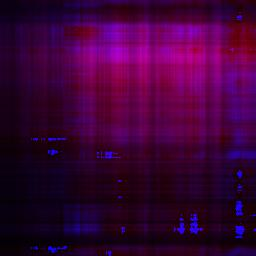
#> input picture Imagenes_comprimidas/0.75/1052586928_366c5255b8_c.jpg, 256 x 256 px, given as the content of the folder C:/Users/afrincon/OneDrive - Asesoftware S.A.S/Documentos, which was not available; the run also reads 1 picture not shown here
$ jupyter execute Image_Compression.ipynb   (text cells are left out)
#> lines starting #> are read from the running program, lines starting #| are printed output that depends on the picture; pictures that were not available may be replaced by others from this repository, and a replacement may not be noted
[cell 1]
from matplotlib.image import imread
import matplotlib.pyplot as plt
from scipy.linalg import svd
from skimage import io
from PIL import Image
import numpy as np
import time
import os
plt.rcParams["figure.figsize"]=[16,8]

[cell 2]
new_dir = "C:/Users/afrincon/OneDrive - Asesoftware S.A.S/Documentos"
os.chdir(new_dir)
img = Image.open('computational_linear_algebra/flowers/astilbe/22085360_5eb0196960_c.jpg')
#imggray = img.convert('LA')
plt.figure(figsize=(9, 6))
plt.imshow(img)

[cell 3]
# Load the image
img = io.imread('computational_linear_algebra/flowers/astilbe/22085360_5eb0196960_c.jpg', as_gray=True)
#> img: shape (256, 256) float64; every value is 0
# Realizar la descomposición SVD
U, S, V = svd(img)
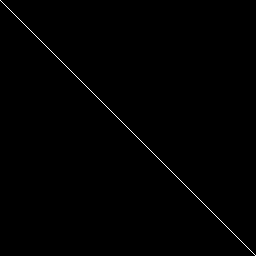
#> U: shape (256, 256) float64; values 0 (black) and 1 (white), 0.39% white in thin lines or dots
#> S = 256 values from 0 to 0
# Calcular la cantidad de energía retenida por cada valor singular
energy = (S ** 2) / (S ** 2).sum()

# Graficar la cantidad de energía retenida en función del número de valores singulares
plt.plot(np.cumsum(energy))
plt.xlabel('Número de valores singulares')
plt.ylabel('Energía retenida')
plt.title('Método del codo')
plt.show()
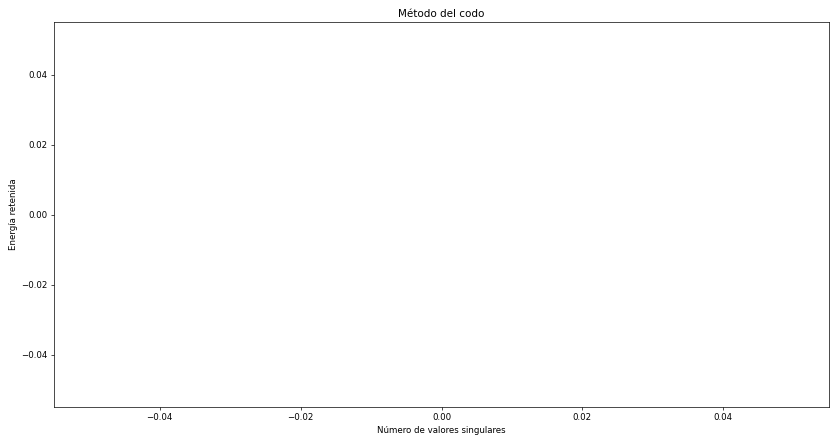
#> figure drawn by matplotlib, 1 panel
#En este código, se utiliza la función svd de Scipy para realizar la descomposición SVD de la imagen. Luego, se calcula la cantidad de energía retenida por cada valor singular dividiendo cada valor singular al cuadrado por la suma de todos los valores singulares al cuadrado. Finalmente, se grafica la cantidad de energía retenida en función del número de valores singulares y se busca el "codo" en el gráfico para seleccionar el número óptimo de valores singulares para la compresión.


plt.imshow(img, interpolation = "none", cmap = "gray")
plt.show()

[cell 4]
# open the image and return 3 matrices, each corresponding to one channel (R, G and B channels)
def get_color_matrices(imagePath):
#> called with imagePath = '1052586928_366c5255b8_c.jpg'
    original_image = Image.open(imagePath)
#> original_image is the input picture: PIL image 256x256 RGB; mean R, G, B 59.2, 0.8, 54.7
    img_array = np.array(original_image)
    array_red = img_array[:, :, 0]
    array_green = img_array[:, :, 1]
    array_blue = img_array[:, :, 2]
    return [array_red , array_green, array_blue, original_image]


# compress the matrix of a single channel
def compressSingleChannel(channelDataMatrix,list_porcentages):
    U, S, V = np.linalg.svd(channelDataMatrix)
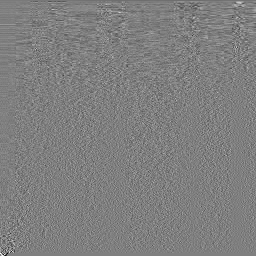
#> V: shape (256, 256) float64; min -0.612, max 0.612, mean -0.000139; drawn with min black and max white
#> S = 256 values, max 18415.8 at index 0, min 1.84e-12 at index 254, mean 94.06
    diagonal=np.diagflat(S)
    energy = (S ** 2) / (S ** 2).sum()
#> energy = 256 values, max 0.999 at index 0, min 9.94e-33 at index 254, mean 0.00391
    cum_energy=np.cumsum(energy)
#> cum_energy = 256 values from 0.999 to 1
    index_values=np.searchsorted(cum_energy, list_porcentages)
#> index_values = [0, 0, 0, 0, 46]
    matrix_colors=[]
    dimension=[]
    for k in index_values:
        aChannelCompressed=U[:,:k] @ diagonal[:k,:k] @ V[:k,:]
        aChannelCompressed=aChannelCompressed.astype("uint8")
        matrix_colors.append(aChannelCompressed)
        dimension.append(k)
#> this loop made 5 passes
#> k on passes 2 to 5: 0, 0, 0, 46
#> after the loop, dimension = [0, 0, 0, 0, 46]; matrix_colors = 5 items
    return matrix_colors,dimension


def classsify_img(name_picture):
    new_dir = "C:/Users/afrincon/OneDrive - Asesoftware S.A.S/Documentos/computational_linear_algebra/flowers/astilbe/"
    list_porcentages=[0.75,0.9,0.95,0.99,0.9999]
    os.chdir(new_dir)
    array_red, array_green, array_blue, originalImage = get_color_matrices(name_picture)
    aRedCompressed,index_red = compressSingleChannel(array_red,list_porcentages)
#> aRedCompressed = 5 items; index_red = [0, 0, 0, 0, 46]
    aGreenCompressed,index_green = compressSingleChannel(array_green,list_porcentages)
#> in compressSingleChannel (call 2), `U, S, V = np.linalg.svd(channelDataMatrix)`:
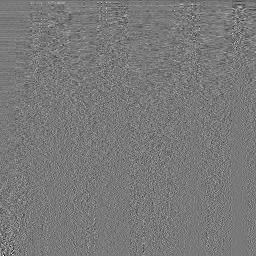
#> V: shape (256, 256) float64; min -0.53, max 0.581, mean -7.72e-05; drawn with min black and max white
#> in compressSingleChannel (call 2), `U, S, V = np.linalg.svd(channelDataMatrix)`: S = 256 values, max 279.7 at index 0, min 0.00445 at index 255, mean 13.77
#> in compressSingleChannel (call 2), `energy = (S ** 2) / (S ** 2).sum()`: energy = 256 values, max 0.41 at index 0, min 1.04e-10 at index 255, mean 0.00391
#> in compressSingleChannel (call 2), `cum_energy=np.cumsum(energy)`: cum_energy = 256 values from 0.41 to 1
#> in compressSingleChannel (call 2), `index_values=np.searchsorted(cum_energy, list_porcentages)`: index_values = [15, 39, 60, 114, 218]
#> the loop in compressSingleChannel (call 2), `for k in index_values:` made 5 passes
#> k on passes 1 to 5: 15, 39, 60, 114, 218
#> pass 1, in compressSingleChannel (call 2), `aChannelCompressed=U[:,:k] @ diagonal[:k,:k] @ V[:k,:]`:
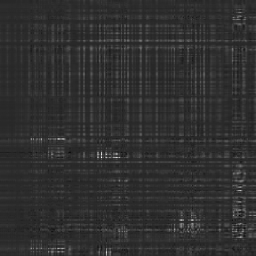
#> aChannelCompressed: shape (256, 256) float64; min -5.06, max 26.04, mean 0.8; drawn with min black and max white
#> pass 2, in compressSingleChannel (call 2), `aChannelCompressed=U[:,:k] @ diagonal[:k,:k] @ V[:k,:]`:
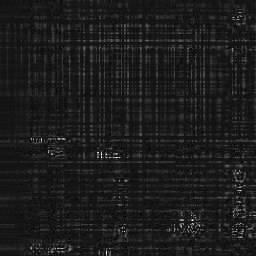
#> aChannelCompressed: shape (256, 256) float64; min -2.23, max 25.1, mean 0.8; drawn with min black and max white
#> aGreenCompressed = 5 items; index_green = [15, 39, 60, 114, 218]
    aBlueCompressed,index_blue = compressSingleChannel(array_blue,list_porcentages)
#> in compressSingleChannel (call 3), `U, S, V = np.linalg.svd(channelDataMatrix)`:
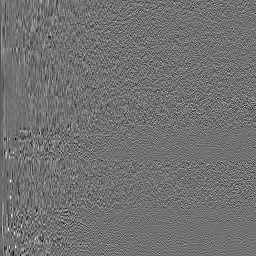
#> U: shape (256, 256) float64; min -0.374, max 0.459, mean -0.000256; drawn with min black and max white
#> in compressSingleChannel (call 3), `U, S, V = np.linalg.svd(channelDataMatrix)`:
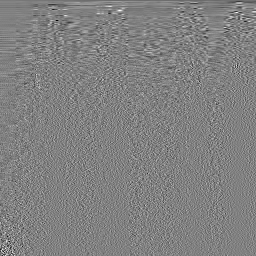
#> V: shape (256, 256) float64; min -0.46, max 0.447, mean -0.000295; drawn with min black and max white
#> in compressSingleChannel (call 3), `U, S, V = np.linalg.svd(channelDataMatrix)`: S = 256 values, max 16026.2 at index 0, min 0.00562 at index 255, mean 162
#> in compressSingleChannel (call 3), `energy = (S ** 2) / (S ** 2).sum()`: energy = 256 values, max 0.879 at index 0, min 1.08e-13 at index 255, mean 0.00391
#> in compressSingleChannel (call 3), `cum_energy=np.cumsum(energy)`: cum_energy = 256 values from 0.879 to 1
#> in compressSingleChannel (call 3), `index_values=np.searchsorted(cum_energy, list_porcentages)`: index_values = [0, 1, 3, 7, 65]
#> the loop in compressSingleChannel (call 3), `for k in index_values:` made 5 passes
#> k on passes 4 to 5: 7, 65
#> pass 3, in compressSingleChannel (call 3), `aChannelCompressed=U[:,:k] @ diagonal[:k,:k] @ V[:k,:]`:
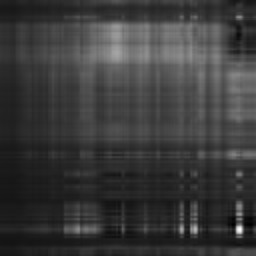
#> aChannelCompressed: shape (256, 256) float64; min -21.42, max 307, mean 54.6; drawn with min black and max white
#> aBlueCompressed = 5 items; index_blue = [0, 1, 3, 7, 65]
    list_porcentages=[0.75,0.9,0.95,0.99,0.9999]
    for index_matrix in range(len(aRedCompressed)):
        imr = Image.fromarray(aRedCompressed[index_matrix], mode=None)
        img = Image.fromarray(aGreenCompressed[index_matrix], mode=None)
        imb = Image.fromarray(aBlueCompressed[index_matrix], mode=None)
        newImage = Image.merge("RGB", (imr, img, imb))
        new_dir = "C:/Users/afrincon/OneDrive - Asesoftware S.A.S/Documentos/computational_linear_algebra/Computational_linear_algebra/Imagenes_comprimidas/{}/".format(list_porcentages[index_matrix])
        os.chdir(new_dir)
        newImage.save(name_picture)
#> this loop made 5 passes
#> pass 3, in classsify_img, `newImage = Image.merge("RGB", (imr, img, imb))`:
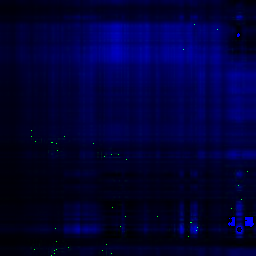
#> newImage: PIL image 256x256 RGB; mean R, G, B 0, 0.7, 54.5
